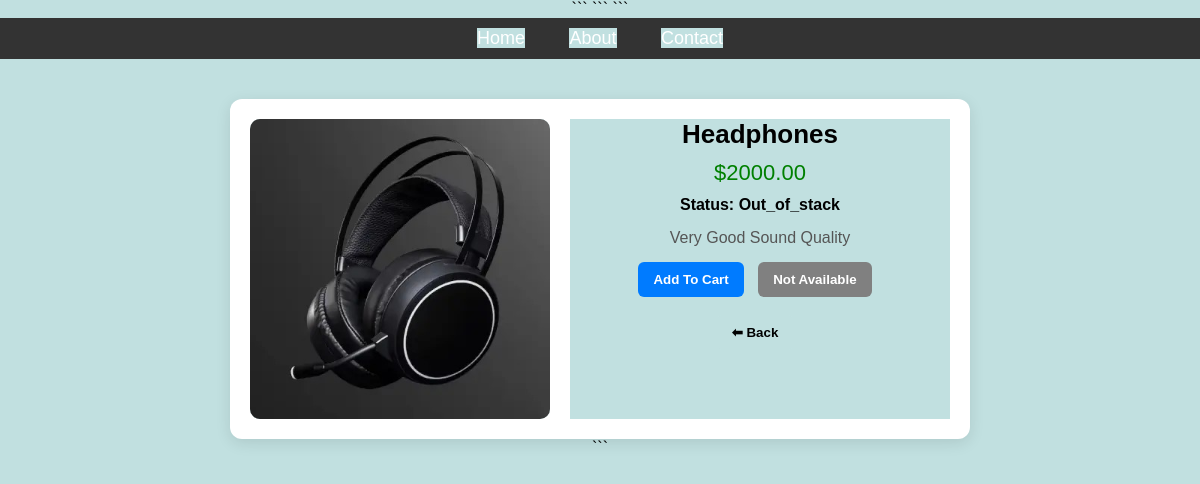
Screenshot of /newapp/product/2/ with the database file from the repository.
### newApp/models.py (models this page shows, shortened)
class Product (models.Model):
    PRODUCT_STATUS=(
        ('available', 'Available'),
        ('unavailable', 'Unavailable'),
        ('out_of_stock', 'Out of Stock'),
        ('discontinued', 'Discontinued'),
    )
    name = models.CharField(max_length=100)
    price=models.DecimalField(max_digits=10, decimal_places=2)
    image=models.ImageField(upload_to='products/')
    description=models.TextField()
    created_at = models.DateTimeField(default= timezone.now)
    status = models.CharField(max_length=20, choices = PRODUCT_STATUS, default='available')

### newApp/views.py (the view)
# urls.py: path('product/<int:id>/', views.product_details, name='product_details'),
def product_details(request,id):
    product = get_object_or_404(Product, id=id)
    return render(request, 'newApp/product_details.html', {'product': product})

### newApp/templates/newApp/product_details.html (shortened to what this page needs)
{% extends "website/layout.html" %}
{% block content %}
<div class="detail-container">
    <div class="detail-card">
        <img src="{{ product.image.url }}" alt="{{ product.name }}">
        <div class="detail-info">
            <div class="detail-title">{{ product.name }}</div>
            <div class="detail-price">${{ product.price }}</div>
            <div class="status">
                Status: {{ product.status }}
            </div>
            <div class="detail-desc">
                {{ product.description }}
            </div>
            <div>
                <button class="btn cart-btn">Add to Cart</button>
                {% if product.status == 'available' %}
                    <button class="btn buy-btn">Buy Now</button>
                {% else %}
                    <button class="btn buy-btn disabled" disabled>
                        Not Available
                    </button>
                {% endif %}
            </div>
            <br>
            <a href="{% url 'app' %}">
                <button class="btn">⬅ Back</button>
            </a>
        </div>
    </div>
</div>
{% endblock %}

### static/styles.css (style rules this page uses)
* { background-color: rgb(193, 224, 224); text-align: center; text-transform: capitalize; }

### templates/website/layout.html (style rules this page uses)
body { background-color: rgb(193, 224, 224); text-align: center; text-transform: capitalize; margin: 0; font-family: Arial, sans-serif; }

### newApp/templates/newApp/product_details.html (style rules this page uses)
.detail-container { display: flex; justify-content: center; margin-top: 40px; }
.detail-card { width: 700px; display: flex; gap: 20px; background: white; padding: 20px; border-radius: 12px; box-shadow: 0 4px 15px rgba(0,0,0,0.1); }
.detail-card img { width: 300px; height: 300px; object-fit: cover; border-radius: 10px; }
.detail-info { flex: 1; }
.detail-title { font-size: 26px; font-weight: bold; }
.detail-price { color: green; font-size: 22px; margin: 10px 0; }
.detail-desc { color: #555; margin-bottom: 15px; }
.status { font-weight: bold; margin-bottom: 15px; }
.btn { padding: 10px 15px; border: none; border-radius: 6px; cursor: pointer; margin-right: 10px; font-weight: bold; }
.cart-btn { background: #007bff; color: white; }
.buy-btn { background: #28a745; color: white; }
.disabled { background: gray; cursor: not-allowed; }

### rows the page displays
Product: image (picture), name "Headphones", price "2000.00", status "Out_of_stack", description "Very Good Sound Quality"
